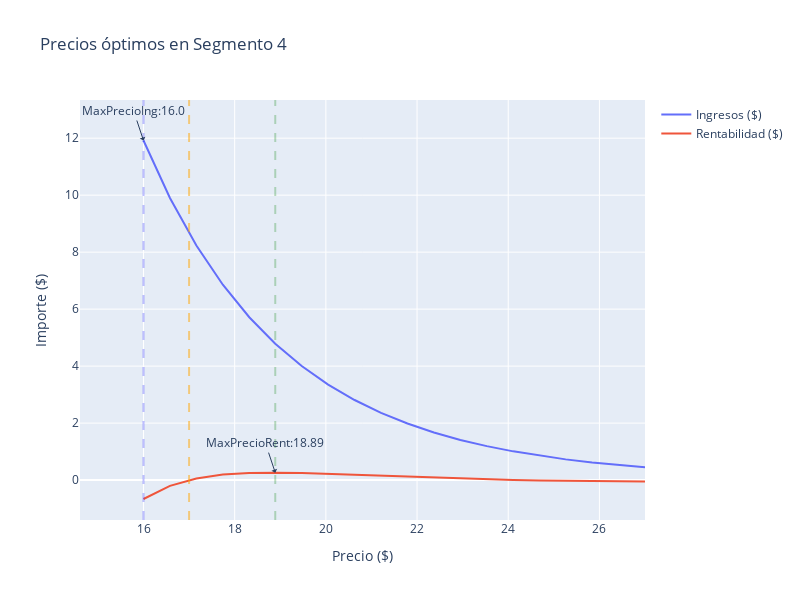

The code cell stored with this chart in its notebook:
### Code cell
fig = go.Figure()

# Se agrega el precio máximo de ingreso
fig.add_trace(go.Scatter(x=df_elasticidad['irr'], y=df_elasticidad['ingresos_seg4'], name='Ingresos ($)'))
# Se agrega la etiqueta
fig.add_annotation(x=float(max_ing_seg3['irr']), y=float(max_ing_seg3['ingresos_seg4']),
                                  text="MaxPrecioIng:"+str(float(max_ing_seg3['irr'].round(2))),
                                  showarrow=True,
                                  arrowhead=1)
# Se agrega la recta del precio máximo
fig.add_vline(x=float(max_ing_seg3['irr']), line_width=2, line_dash="dash",
                             line_color="blue", opacity=0.25)

# Se agrega el precio máximo de rentabilidad
fig.add_trace(go.Scatter(x=df_elasticidad['irr'], y=df_elasticidad['rentabilidad_seg4'], name='Rentabilidad ($)'))
# Se agrega la etiqueta
fig.add_annotation(x=float(max_ren_seg3['irr']), y=float(max_ren_seg3['rentabilidad_seg4']),
                                  text="MaxPrecioRent:"+str(float(max_ren_seg3['irr'].round(2))),
                                  showarrow=True,
                                  arrowhead=1)
# Se agrega la recta del precio máximo
fig.add_vline(x=float(max_ren_seg3['irr']), line_width=2, line_dash="dash",
                             line_color="green", opacity=0.25)

# Agregamos la línea de restricción: Costo
fig.add_vline(x=float(df_elasticidad['costo'].mean()), line_width=2, line_dash="dash",
                             line_color="orange", opacity=0.5)

# Configuración del gráfico
fig.update_layout(
    showlegend=True,
    width=800,
    height=600,
    xaxis_title="Precio ($)",
    yaxis_title="Importe ($)",
    title="Precios óptimos en Segmento 4")

### Figure 1 — Plotly figure (JSON) as saved in the notebook; plotly's stock layout.template omitted (floating-point values rounded to 4 significant figures)
{"data": [{"name": "Ingresos ($)", "type": "scatter", "x": [16, 16.58, 17.16, 17.74, 18.32, 18.89, 19.47, 20.05, 20.63, 21.21, 21.79, 22.37, 22.95, 23.53, 24.11, 24.68, 25.26, 25.84, 26.42, 27], "y": [11.92, 9.9, 8.234, 6.856, 5.716, 4.787, 4.003, 3.351, 2.81, 2.36, 1.985, 1.672, 1.41, 1.192, 1.008, 0.8568, 0.7271, 0.6179, 0.5259, 0.4482]}, {"name": "Rentabilidad ($)", "type": "scatter", "x": [16, 16.58, 17.16, 17.74, 18.32, 18.89, 19.47, 20.05, 20.63, 21.21, 21.79, 22.37, 22.95, 23.53, 24.11, 24.68, 25.26, 25.84, 26.42, 27], "y": [-0.6636, -0.2043, 0.05701, 0.1928, 0.2506, 0.2615, 0.2458, 0.2158, 0.1797, 0.1423, 0.1066, 0.0742, 0.0457, 0.0213, 0.0009068, -0.01554, -0.02898, -0.03951, -0.04754, -0.05344]}], "layout": {"annotations": [{"arrowhead": 1, "showarrow": true, "text": "MaxPrecioIng:16.0", "x": 16, "y": 11.92}, {"arrowhead": 1, "showarrow": true, "text": "MaxPrecioRent:18.89", "x": 18.89, "y": 0.2615}], "height": 600, "shapes": [{"line": {"color": "blue", "dash": "dash", "width": 2}, "opacity": 0.25, "type": "line", "x0": 16, "x1": 16, "xref": "x", "y0": 0, "y1": 1, "yref": "y domain"}, {"line": {"color": "green", "dash": "dash", "width": 2}, "opacity": 0.25, "type": "line", "x0": 18.89, "x1": 18.89, "xref": "x", "y0": 0, "y1": 1, "yref": "y domain"}, {"line": {"color": "orange", "dash": "dash", "width": 2}, "opacity": 0.5, "type": "line", "x0": 17, "x1": 17, "xref": "x", "y0": 0, "y1": 1, "yref": "y domain"}], "showlegend": true, "title": {"text": "Precios óptimos en Segmento 4"}, "width": 800, "xaxis": {"title": {"text": "Precio ($)"}}, "yaxis": {"title": {"text": "Importe ($)"}}}}
